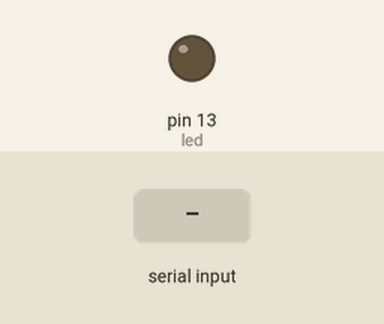
Simulated run of this sketch. Board: Arduino Uno, built with avr-gcc and run on an emulated ATmega328P. On the bench: output pins drawn as LEDs (lit = HIGH). The test bench sets the inputs (shaded band). What the sketch prints to the serial monitor is not drawn.

Above: at 1.2 s.
1.3 s: "A" received over Serial
At 1.7 s:
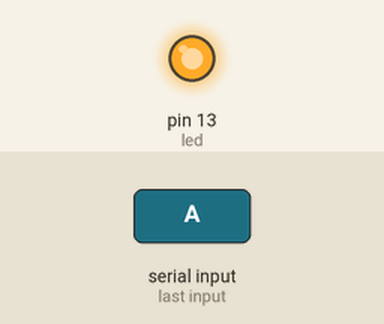
2.8 s: "a" received over Serial
At 4.0 s:
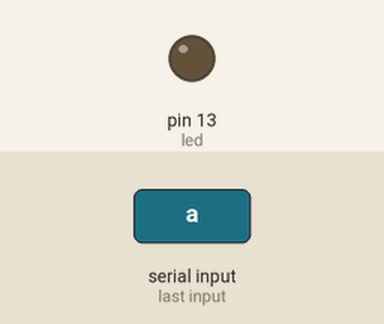
Timing chart, 0 to 5.8 s (numbered marks = the images above; inputs shaded):
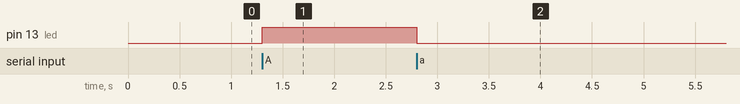

Measured:
- after the input at 1.3 s, pin 13 (led): LOW → HIGH at once
- after the input at 2.8 s, pin 13 (led): HIGH → LOW at once

The sketch:

sketch_oct29a.ino
```cpp
#define led 13
int contador = 0;

void setup() {

  Serial.begin(19200);
  pinMode(led, OUTPUT);
  digitalWrite(led, LOW);
}

void loop() {

  if (Serial.available() > 0) {
    char c = Serial.read();

    digitalWrite(led, (c == 'A') ? HIGH : (c == 'a') ? LOW : LOW);

    converterASCparadec(c);
    contador++;
  }
}


void converterASCparadec(char c) {

  int valorASCII = (int)c;

  int dezena = valorASCII / 10;
  int unidade = valorASCII % 10;

  char digito1 = '0' + dezena;
  char digito2 = '0' + unidade;

  Serial.print("Caractere: ");
  Serial.println(c);

  Serial.print("Valor ASCII: ");
  Serial.println(valorASCII);


  Serial.print("ASC dos digitos: ");
  Serial.write(dezena);
  Serial.print(" e ");
  Serial.write( unidade );
}
```
